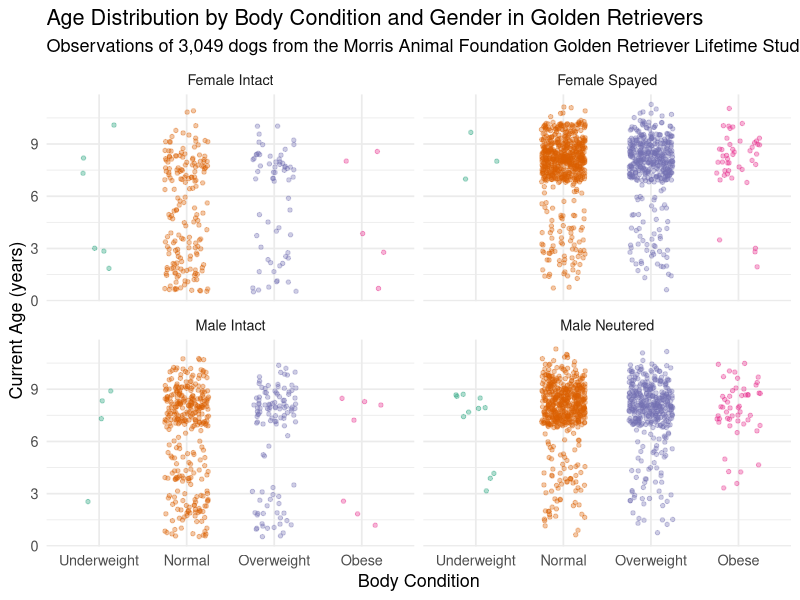

Write R code to recreate this figure.
## ---- chunk 1
#| label: graphic
#| fig-width: 9
#| fig-height: 6

library(tidyverse)

dogs <- read_csv("golden_retrievers.csv", show_col_types = FALSE) |> 
  filter(Body_condition_categorical %in% c("Underweight", "Normal", "Overweight", "Obese")) |> 
  mutate(
    Body_condition_categorical = factor(Body_condition_categorical, levels = c("Underweight", "Normal", "Overweight", "Obese")),
    Gender = factor(Sex)
  )

dogs |> 
  ggplot(aes(x = Body_condition_categorical, y = Age_current_years, color = Body_condition_categorical)) +
  geom_jitter(width = 0.25, alpha = 0.35, size = 1.2) +
  facet_wrap(~Gender) +
  labs(
    title = "Age Distribution by Body Condition and Gender in Golden Retrievers",
    subtitle = "Observations of 3,049 dogs from the Morris Animal Foundation Golden Retriever Lifetime Study",
    x = "Body Condition",
    y = "Current Age (years)"
  ) +
  theme_minimal(base_size = 13) +
  theme(legend.position = "none") +
  scale_color_brewer(palette = "Dark2")
